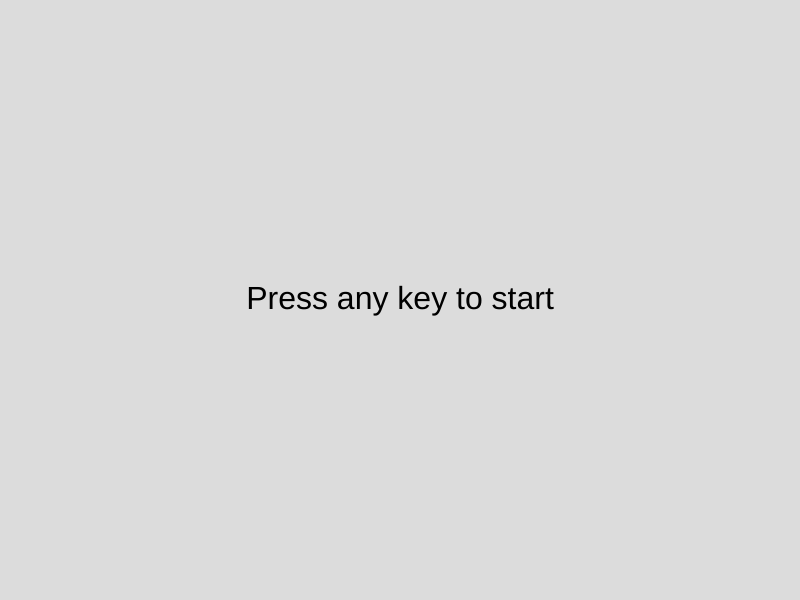
Frame 1 (no input)
Frame 60 (no input): identical to frame 1, image omitted
Frame 120 (the mouse pressed at the canvas centre since frame 60): identical to frame 1, image omitted

The p5.js sketch that drew this single still picture (run headless with seeded random() and noise() and a simulated clock; from frame 60 on, the mouse is pressed at the canvas centre):

// p5.js sketch
// ── sketch.js
class Game {
  constructor() {
    this.directions = [];
    this.currentDirections = [];
    this.round = 1;
    this.maxRounds = 5;
    this.baseTimeLimit = 3000; // 기본 3초
    this.startTime = 0;
    this.gameOver = false;
    this.gameStarted = false;
    this.success = false;
    this.restartButton = createButton('Restart');
    this.restartButton.position(width / 2 - 50, height / 2 + 20);
    this.restartButton.size(100, 50);
    this.restartButton.mousePressed(() => this.resetGame());
    this.restartButton.hide();
  }

  startNewRound() {
    if (this.round > this.maxRounds) {
      this.success = true;
      this.gameOver = true;
      this.restartButton.show();
      return;
    }

    this.directions = [];
    for (let i = 0; i < 2 * this.round + 3; i++) {
      this.directions.push(this.randomDirection());
    }
    this.currentDirections = [...this.directions];
    this.startTime = millis();
  }

  randomDirection() {
    const directions = ['UP', 'LEFT', 'DOWN', 'RIGHT'];
    return random(directions);
  }

  getTimeLimit() {
    return this.baseTimeLimit + this.round * 1000; // 라운드마다 1초 추가
  }

  update() {
    if (this.gameOver) {
      return;
    }

    if (millis() - this.startTime > this.getTimeLimit()) {
      this.gameOver = true;
      this.restartButton.show();
    }
  }

  draw() {
    background(220);

    if (!this.gameStarted) {
      this.drawStartScreen();
      return;
    }

    if (this.gameOver) {
      if (this.success) {
        this.drawSuccessScreen();
      } else {
        this.drawGameOverScreen();
      }
      return;
    }

    this.drawDirections();
    this.drawTimer();
  }

  drawStartScreen() {
    textSize(32);
    textAlign(CENTER, CENTER);
    text('Press any key to start', width / 2, height / 2);
  }

  drawGameOverScreen() {
    textSize(32);
    textAlign(CENTER, CENTER);
    text('Time\'s Up! You Lost!', width / 2, height / 2 - 40);
    this.restartButton.show();
  }

  drawSuccessScreen() {
    textSize(32);
    textAlign(CENTER, CENTER);
    text('Congratulations! You Won!', width / 2, height / 2 - 40);
    this.restartButton.show();
  }

  drawDirections() {
    textSize(32);
    textAlign(CENTER, CENTER);
    for (let i = 0; i < this.currentDirections.length; i++) {
      text(this.getArrowSymbol(this.currentDirections[i]), width / 2 + (i - this.currentDirections.length / 2) * 50, height / 2);
    }
  }

  drawTimer() {
    let elapsedTime = millis() - this.startTime;
    let timerWidth = map(elapsedTime, 0, this.getTimeLimit(), width, 0);
    fill(255, 0, 0);
    rect(0, height - 20, timerWidth, 20);
  }

  handleKeyPressed() {
    if (!this.gameStarted) {
      this.gameStarted = true;
      this.startNewRound();
      return;
    }

    if (this.gameOver) {
      return;
    }

    let inputDirection;
    if (key === 'W' || key === 'w') {
      inputDirection = 'UP';
    } else if (key === 'A' || key === 'a') {
      inputDirection = 'LEFT';
    } else if (key === 'S' || key === 's') {
      inputDirection = 'DOWN';
    } else if (key === 'D' || key === 'd') {
      inputDirection = 'RIGHT';
    }

    if (inputDirection) {
      let keyIndex = this.currentDirections.indexOf(inputDirection);
      if (keyIndex !== -1) {
        this.currentDirections.splice(keyIndex, 1);
        if (this.currentDirections.length === 0) {
          this.round++;
          this.startNewRound();
        }
      }
    }
  }

  resetGame() {
    this.round = 1;
    this.gameOver = false;
    this.gameStarted = false;
    this.success = false;
    this.restartButton.hide();
    this.startNewRound();
  }

  getArrowSymbol(direction) {
    switch (direction) {
      case 'UP':
        return '↑';
      case 'LEFT':
        return '←';
      case 'DOWN':
        return '↓';
      case 'RIGHT':
        return '→';
    }
  }
}

let game;

function setup() {
  createCanvas(800, 600);
  game = new Game();
}

function draw() {
  game.update();
  game.draw();
}

function keyPressed() {
  game.handleKeyPressed();
}
